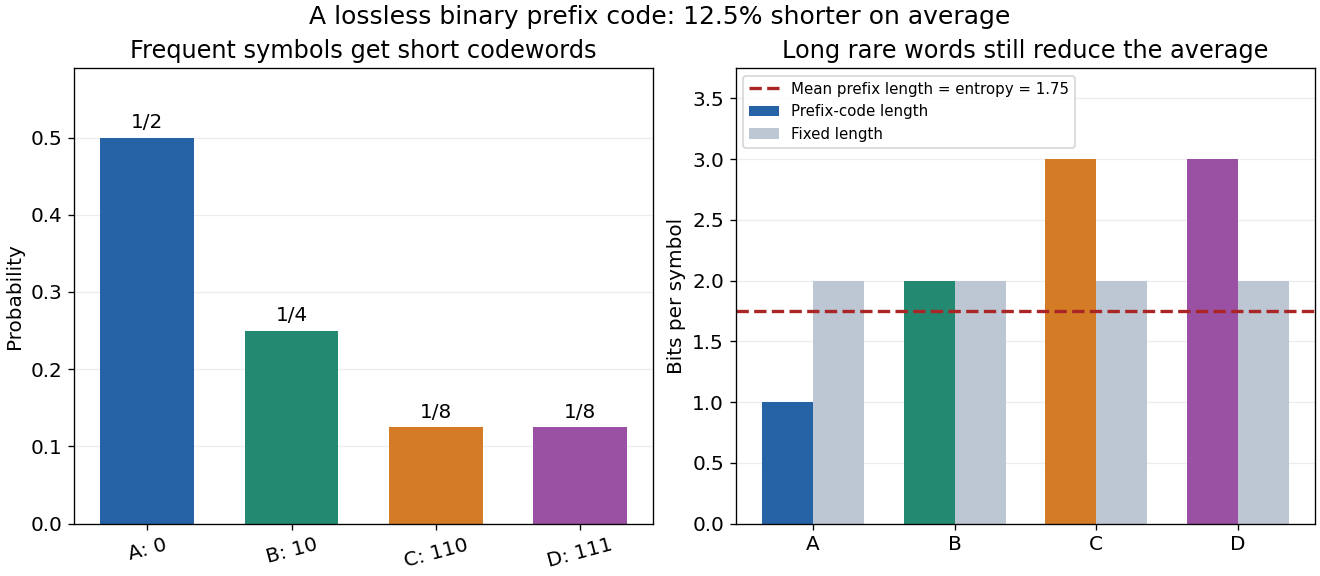

Here is the Python script that generated this plot:
"""Illustrate an exact entropy-achieving prefix code; save to the current directory."""

from pathlib import Path

import matplotlib.pyplot as plt
import numpy as np


def main():
    probabilities = np.array([0.5, 0.25, 0.125, 0.125])
    codewords = ['0', '10', '110', '111']
    lengths = np.array([len(word) for word in codewords])
    entropy = -np.dot(probabilities, np.log2(probabilities))
    mean_length = np.dot(probabilities, lengths)
    assert entropy == mean_length == 1.75
    assert all(not b.startswith(a) for a in codewords for b in codewords if a != b)

    plt.rcParams.update({'font.size': 12})
    fig, axes = plt.subplots(1, 2, figsize=(11, 4.8), layout='constrained')
    fig.set_facecolor('white')
    labels = ['A: 0', 'B: 10', 'C: 110', 'D: 111']
    colors = ['#2563a6', '#238a71', '#d47b25', '#9a51a3']
    axes[0].bar(labels, probabilities, color=colors, width=0.65)
    for i, p in enumerate(probabilities):
        axes[0].text(i, p + 0.012, '1/%d' % int(1/p), ha='center')
    axes[0].set(ylim=(0, 0.59), ylabel='Probability', title='Frequent symbols get short codewords')
    axes[0].tick_params(axis='x', labelrotation=15)

    xs = np.arange(4)
    axes[1].bar(xs - 0.18, lengths, width=0.36, color=colors, label='Prefix-code length')
    axes[1].bar(xs + 0.18, np.full(4, 2), width=0.36, color='#bdc7d4', label='Fixed length')
    axes[1].axhline(mean_length, color='#aa2626', linestyle='--', linewidth=2,
                   label='Mean prefix length = entropy = 1.75')
    axes[1].set(xticks=xs, xticklabels=['A', 'B', 'C', 'D'], ylim=(0, 3.75),
                ylabel='Bits per symbol', title='Long rare words still reduce the average')
    axes[1].legend(loc='upper left', fontsize=9)
    for ax in axes:
        ax.set_axisbelow(True)
        ax.grid(axis='y', alpha=0.22)
    fig.suptitle('A lossless binary prefix code: 12.5% shorter on average', fontsize=15)
    fig.savefig(Path.cwd() / 'entropy-prefix-code.png', dpi=120, facecolor='white')
    plt.close(fig)


if __name__ == '__main__':
    main()
